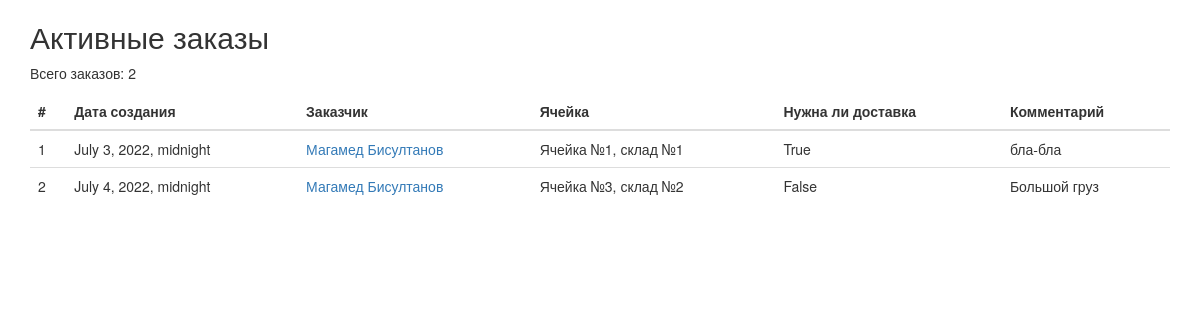
Before: / with the older database file.
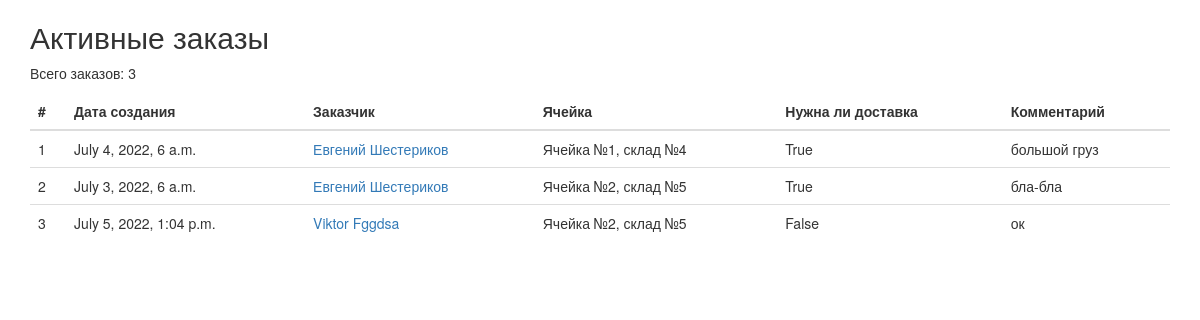
After: the same page with the newer database file.
### bot/models.py (models this page shows, shortened)
class Order(models.Model):
    create_date = models.DateTimeField(
        "Дата создания",
        null=True,
    )
    user = models.ForeignKey(
        User,
        verbose_name='Заказчик',
        related_name='orders',
        on_delete=models.CASCADE
    )
    cell = models.ForeignKey(
        Cell,
        verbose_name='Ячейка',
        related_name='orders',
        on_delete=models.CASCADE
    )
    measurer = models.BooleanField(
        "Нужен ли замерщик",
        default=False
    )
    comment = models.CharField(
        "Комментарий",
        max_length=100,
        blank=True
    )
    lease_time = DateTimeField(
        "Дата окончания аренды",
    )

class User(models.Model):
    telegram_id = models.IntegerField(
        "ID пользователя в Telegram",
        null=True,
    )
    name = models.CharField(
        "Имя",
        max_length=50,
        blank=True,
    )
    surname = models.CharField(
        "Фамилия",
        max_length=50,
        blank=True,
        null=True,
    )
    email = models.EmailField(
        "Электронная почта",
        blank=True,
    )
    address = models.CharField(
        "Адрес",
        max_length=100,
        blank=True,
    )
    phone = PhoneNumberField(
        "Номер телефона",
        max_length=20,
        blank=True,
    )
    def __str__(self):
        return f"{self.name} {self.surname}"

class Cell(models.Model):
    storage = models.ForeignKey(
        Storage,
        verbose_name='Склад',
        related_name='cells',
        on_delete=models.CASCADE
    )
    number = models.IntegerField(
        "Номер"
    )
    temperature = models.CharField(
        "Температура",
        max_length=20
    )
    height = models.FloatField(
        "Высота"
    )
    floor = models.IntegerField(
        "Этаж",
    )
    size = models.CharField(
        "Размер",
        max_length=100,
    )
    price = models.FloatField(
        "Цена",
    )
    def __str__(self):
        return f'Ячейка №{self.id}, склад №{self.storage.id}'

class Storage(models.Model):
    address = models.CharField(
        "Адрес",
        max_length=100,
    )
    work_time = models.CharField(
        "Режим работы",
        max_length=50,
    )

### bot/views.py (the view)
# urls.py: path('', orders_view, name="active_orders"),
def orders_view(request):
    active_orders = Order.objects.all()
    context = {
        'active_orders': active_orders,
    }
    return render(request, 'active_orders.html', context)

### bot/templates/active_orders.html (shortened to what this page needs)
<!DOCTYPE html>
<html lang="ru">
  <head>
    <link
      rel="stylesheet"
      href="https://maxcdn.bootstrapcdn.com/bootstrap/3.3.7/css/bootstrap.min.css"
>
    <link
      rel="stylesheet"
      href="https://maxcdn.bootstrapcdn.com/bootstrap/3.3.7/css/bootstrap-theme.min.css"
>
  </head>
  <body>
    <div class="container">
        <h2>Активные заказы</h2>
        <p>Всего заказов: {{ active_orders.count }}</p>
        <div class="table-responsive">
            <table class="table">
                <thead>
                    <tr>
                    <th class="table-element">#</th>
                    <th class="table-element">Дата создания</th>
                    <th class="table-element">Заказчик</th>
                    <th class="table-element">Ячейка</th>
                    <th class="table-element">Нужна ли доставка</th>
                    <th class="table-element">Комментарий</th>
                    </tr>
                </thead>
                <tbody>
                    {% for order in active_orders %}
                    <tr>
                        <td class="table-element">{{ forloop.counter }}</td>
                        <td class="table-element">{{ order.create_date }}</td>
                        <td class="table-element"><a href="{% url 'user_info' userid=order.user.id %}">{{ order.user }}</a></td>
                        <td class="table-element">{{ order.cell }}</td>
                        <td class="table-element">{{ order.measurer }}</td>
                        <td class="table-element">{{ order.comment }}</td>
                    </tr>
                    {% endfor %}
                </tbody>
            </table>
        </div>
    </div>
  </body>
</html>

Changed rows visible on the page:
removed Order: create_date "July 3, 2022, midnight", user "Магамед Бисултанов", cell "Ячейка №1, склад №1", measurer "True", comment "бла-бла"
removed Order: create_date "July 4, 2022, midnight", user "Магамед Бисултанов", cell "Ячейка №3, склад №2", measurer "False", comment "Большой груз"
added Order: create_date "July 4, 2022, 6 a.m.", user "Евгений Шестериков", cell "Ячейка №1, склад №4", measurer "True", comment "большой груз"
added Order: create_date "July 3, 2022, 6 a.m.", user "Евгений Шестериков", cell "Ячейка №2, склад №5", measurer "True", comment "бла-бла"
added Order: create_date "July 5, 2022, 1:04 p.m.", user "Viktor Fggdsa", cell "Ячейка №2, склад №5", measurer "False", comment "ок"
Other visible differences:
{{ active_orders.count }}: "2" → "3"
